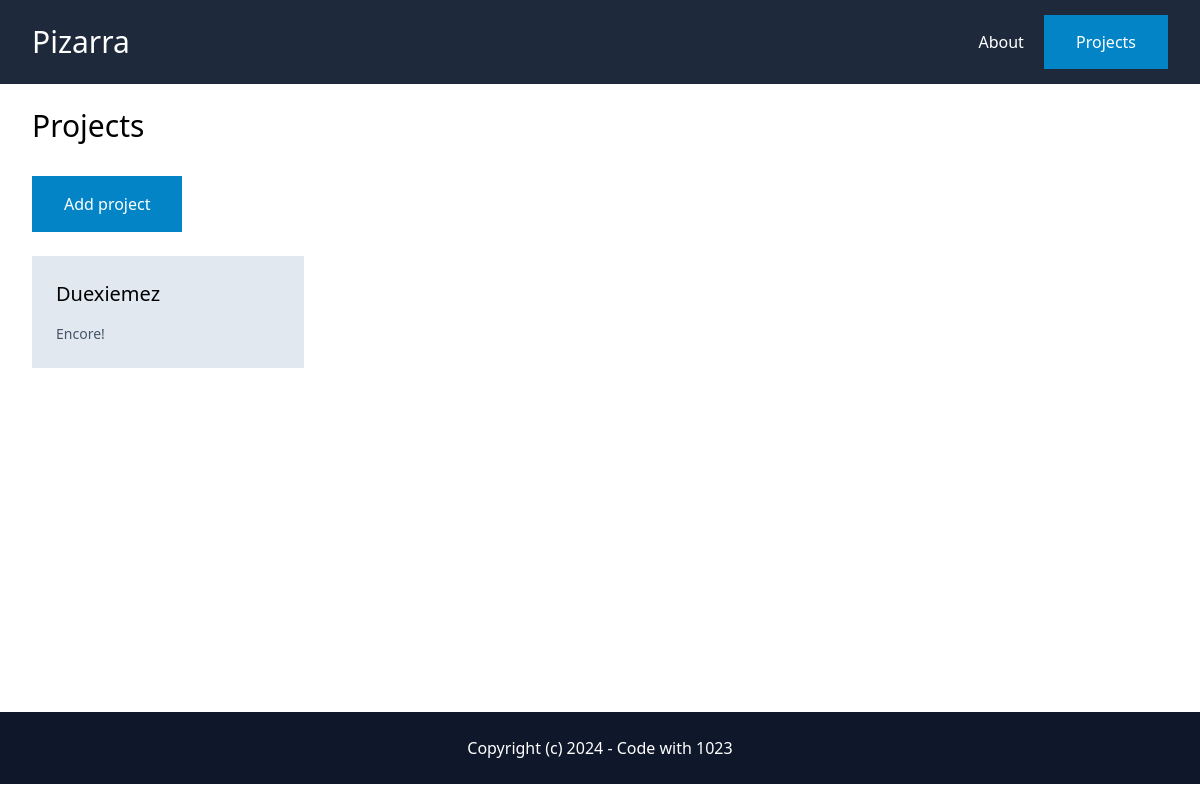
Before: /projects/ (signed in) with the older database file.
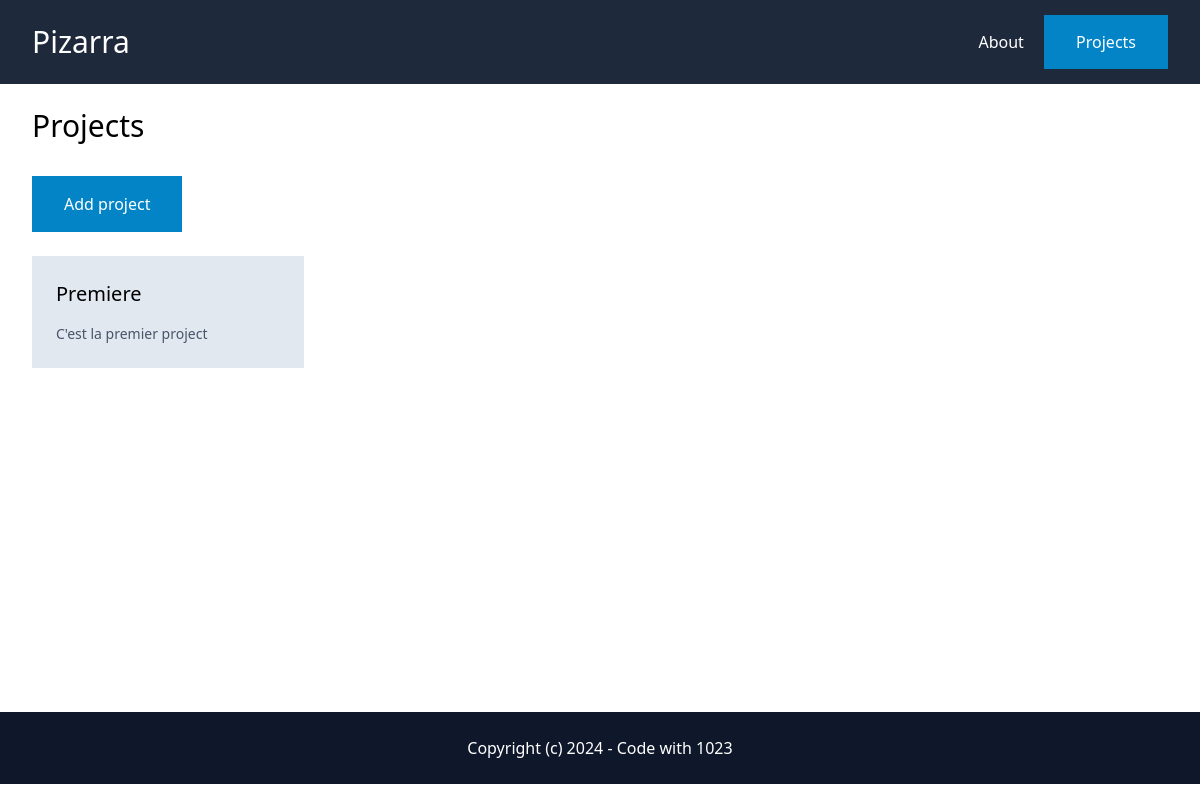
After: the same page with the newer database file.
### project/models.py (models this page shows, shortened)
class Project(models.Model):
    id = models.UUIDField(primary_key=True, default=uuid.uuid4, editable=False)
    name = models.CharField(max_length=255)
    description = models.TextField(blank=True, null=True)
    created_by = models.ForeignKey(User, related_name='projects', on_delete=models.CASCADE)

### project/views.py (the view)
# urls.py: path('projects/', include('project.urls')),
@login_required
def projects(request):
    projects = Project.objects.filter(created_by=request.user)
    return render(request, 'project/projects.html', {'projects':projects})

### project/templates/project/projects.html
{% extends 'core/base.html' %}
{% block content %}
    <h1 class="mb-8 text-3xl">Projects</h1>
    <a href="{% url 'project:add' %}" class="py-4 px-8 bg-sky-600 text-white inline-block"
    >Add project</a
    >
    <div class="mt-6 grid grid-cols-4 gap-4">
        {% for project in projects %}
            <div class="py-6 px-6 bg-slate-200">
                <a href="{% url 'project:project' project.id %}">
                    <h2 class="mb-4 text-xl">{{ project.name }}</h2>
                    <p class="text-sm text-slate-600">
                        {{project.description}}
                    </p>
                </a>
            </div>
        {% endfor %}
    </div>
{% endblock %}

### core/templates/core/base.html (shortened to what this page needs)
<!DOCTYPE html>
<html>
  <head>
    <script src="https://cdn.tailwindcss.com"></script>
  </head>
  <body>
    <nav class="py-6 px-8 flex items-center justify-between bg-slate-800">
      <h1 class="text-3xl text-white">
        <a href="{% url 'core:index' %}">Pizarra</a>
      </h1>
      <div class="space-x-4">
        <a href="{% url 'core:about' %}" class="text-white">About</a>
        {% if request.user.is_authenticated %}
            <a href="{% url 'project:projects' %}" class="py-4 px-8 bg-sky-600 text-white">Projects</a>
        {% else %}
            <a href="{% url 'account:login' %}" class="py-4 px-8 bg-slate-600 text-white">Log in</a>
            <a href="{% url 'account:signup' %}" class="py-4 px-8 bg-sky-600 text-white">Sign up</a>
        {% endif %}
      </div>
    </nav>
    <main class="py-6 px-8 mb-80">{% block content %} {% endblock %}</main>
    <footer class="py-6 px-8 bg-slate-900 text-center">
      <p class="text-white">Copyright (c) 2024 - Code with 1023</p>
    </footer>
  </body>
</html>

Changed rows visible on the page:
removed Project: name "Duexiemez", description "Encore!"
added Project: name "Premiere", description "C'est la premier project"
